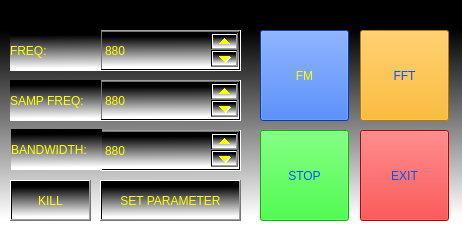
<?xml version="1.0" encoding="UTF-8"?>
<ui version="4.0">
 <class>MainWindow</class>
 <widget class="QMainWindow" name="MainWindow">
  <property name="geometry">
   <rect>
    <x>0</x>
    <y>0</y>
    <width>462</width>
    <height>233</height>
   </rect>
  </property>
  <property name="sizePolicy">
   <sizepolicy hsizetype="Fixed" vsizetype="Fixed">
    <horstretch>0</horstretch>
    <verstretch>0</verstretch>
   </sizepolicy>
  </property>
  <property name="contextMenuPolicy">
   <enum>Qt::DefaultContextMenu</enum>
  </property>
  <property name="windowTitle">
   <string>控制台</string>
  </property>
  <property name="windowOpacity">
   <double>4.000000000000000</double>
  </property>
  <property name="styleSheet">
   <string notr="true">
background-color: qlineargradient(spread:pad, x1:0.480769, y1:0.0511364, x2:0.490385, y2:0.943182, stop:0.0817308 rgba(0, 0, 0, 255), stop:0.990385 rgba(255, 255, 255, 255));</string>
  </property>
  <property name="toolButtonStyle">
   <enum>Qt::ToolButtonFollowStyle</enum>
  </property>
  <widget class="QWidget" name="centralWidget">
   <widget class="QPushButton" name="pushButton">
    <property name="geometry">
     <rect>
      <x>360</x>
      <y>130</y>
      <width>89</width>
      <height>91</height>
     </rect>
    </property>
    <property name="styleSheet">
     <string notr="true">background-color: rgb(255, 0, 0);
color: rgb(0, 85, 255);</string>
    </property>
    <property name="text">
     <string>EXIT</string>
    </property>
   </widget>
   <widget class="QPushButton" name="pushButton_2">
    <property name="geometry">
     <rect>
      <x>260</x>
      <y>30</y>
      <width>89</width>
      <height>91</height>
     </rect>
    </property>
    <property name="styleSheet">
     <string notr="true">background-color: rgb(0, 85, 255);
color: rgb(255, 255, 0);</string>
    </property>
    <property name="text">
     <string>FM</string>
    </property>
   </widget>
   <widget class="QPushButton" name="pushButton_3">
    <property name="geometry">
     <rect>
      <x>360</x>
      <y>30</y>
      <width>89</width>
      <height>91</height>
     </rect>
    </property>
    <property name="styleSheet">
     <string notr="true">background-color: rgb(255, 170, 0);
color: rgb(0, 85, 255);</string>
    </property>
    <property name="text">
     <string>FFT</string>
    </property>
   </widget>
   <widget class="QSpinBox" name="spinBox">
    <property name="geometry">
     <rect>
      <x>100</x>
      <y>30</y>
      <width>141</width>
      <height>41</height>
     </rect>
    </property>
    <property name="styleSheet">
     <string notr="true">color: rgb(255, 255, 0);</string>
    </property>
    <property name="minimum">
     <number>880</number>
    </property>
    <property name="maximum">
     <number>60000</number>
    </property>
   </widget>
   <widget class="QPushButton" name="pushButton_4">
    <property name="geometry">
     <rect>
      <x>100</x>
      <y>180</y>
      <width>141</width>
      <height>41</height>
     </rect>
    </property>
    <property name="whatsThis">
     <string>&lt;html&gt;&lt;head/&gt;&lt;body&gt;&lt;p&gt;设置频点&lt;/p&gt;&lt;/body&gt;&lt;/html&gt;</string>
    </property>
    <property name="styleSheet">
     <string notr="true">color: rgb(255, 255, 0);</string>
    </property>
    <property name="text">
     <string>SET PARAMETER</string>
    </property>
   </widget>
   <widget class="QPushButton" name="pushButton_5">
    <property name="geometry">
     <rect>
      <x>260</x>
      <y>130</y>
      <width>89</width>
      <height>91</height>
     </rect>
    </property>
    <property name="styleSheet">
     <string notr="true">background-color: rgb(7, 255, 7);
color: rgb(0, 85, 255);</string>
    </property>
    <property name="text">
     <string>STOP</string>
    </property>
   </widget>
   <widget class="QPushButton" name="KILL">
    <property name="geometry">
     <rect>
      <x>10</x>
      <y>180</y>
      <width>81</width>
      <height>41</height>
     </rect>
    </property>
    <property name="toolTip">
     <string>&lt;html&gt;&lt;head/&gt;&lt;body&gt;&lt;p&gt;强制退出服务端&lt;/p&gt;&lt;/body&gt;&lt;/html&gt;</string>
    </property>
    <property name="styleSheet">
     <string notr="true">color: rgb(255, 255, 0);</string>
    </property>
    <property name="text">
     <string>KILL</string>
    </property>
   </widget>
   <widget class="QSpinBox" name="spinBox_2">
    <property name="geometry">
     <rect>
      <x>100</x>
      <y>80</y>
      <width>141</width>
      <height>41</height>
     </rect>
    </property>
    <property name="styleSheet">
     <string notr="true">color: rgb(255, 255, 0);</string>
    </property>
    <property name="minimum">
     <number>880</number>
    </property>
    <property name="maximum">
     <number>60000</number>
    </property>
   </widget>
   <widget class="QSpinBox" name="spinBox_3">
    <property name="geometry">
     <rect>
      <x>100</x>
      <y>130</y>
      <width>141</width>
      <height>41</height>
     </rect>
    </property>
    <property name="styleSheet">
     <string notr="true">color: rgb(255, 255, 0);</string>
    </property>
    <property name="minimum">
     <number>880</number>
    </property>
    <property name="maximum">
     <number>60000</number>
    </property>
   </widget>
   <widget class="QLabel" name="label">
    <property name="geometry">
     <rect>
      <x>10</x>
      <y>30</y>
      <width>91</width>
      <height>41</height>
     </rect>
    </property>
    <property name="styleSheet">
     <string notr="true">color: rgb(255, 255, 0);</string>
    </property>
    <property name="text">
     <string>FREQ:</string>
    </property>
   </widget>
   <widget class="QLabel" name="label_2">
    <property name="geometry">
     <rect>
      <x>10</x>
      <y>80</y>
      <width>91</width>
      <height>41</height>
     </rect>
    </property>
    <property name="styleSheet">
     <string notr="true">color: rgb(255, 255, 0);</string>
    </property>
    <property name="text">
     <string>SAMP FREQ:</string>
    </property>
   </widget>
   <widget class="QLabel" name="label_3">
    <property name="geometry">
     <rect>
      <x>11</x>
      <y>129</y>
      <width>91</width>
      <height>41</height>
     </rect>
    </property>
    <property name="styleSheet">
     <string notr="true">color: rgb(255, 255, 0);</string>
    </property>
    <property name="text">
     <string>BANDWIDTH:</string>
    </property>
   </widget>
  </widget>
 </widget>
 <layoutdefault spacing="6" margin="11"/>
 <resources/>
 <connections/>
</ui>
